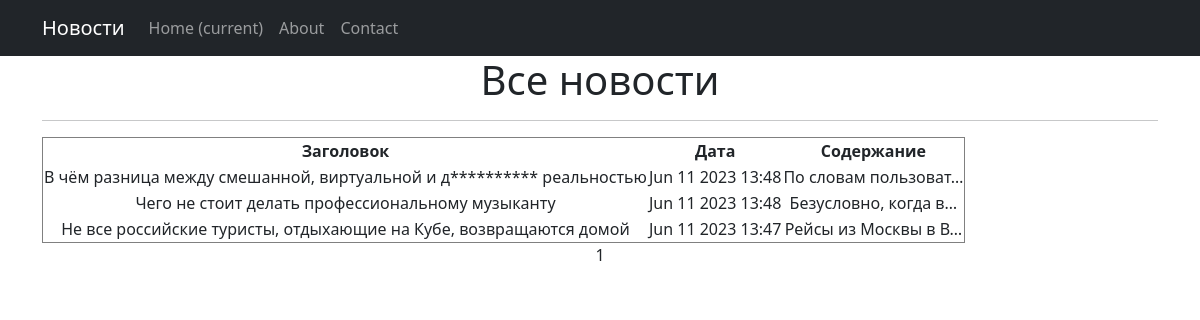
The page /news/ on the database as committed earlier.
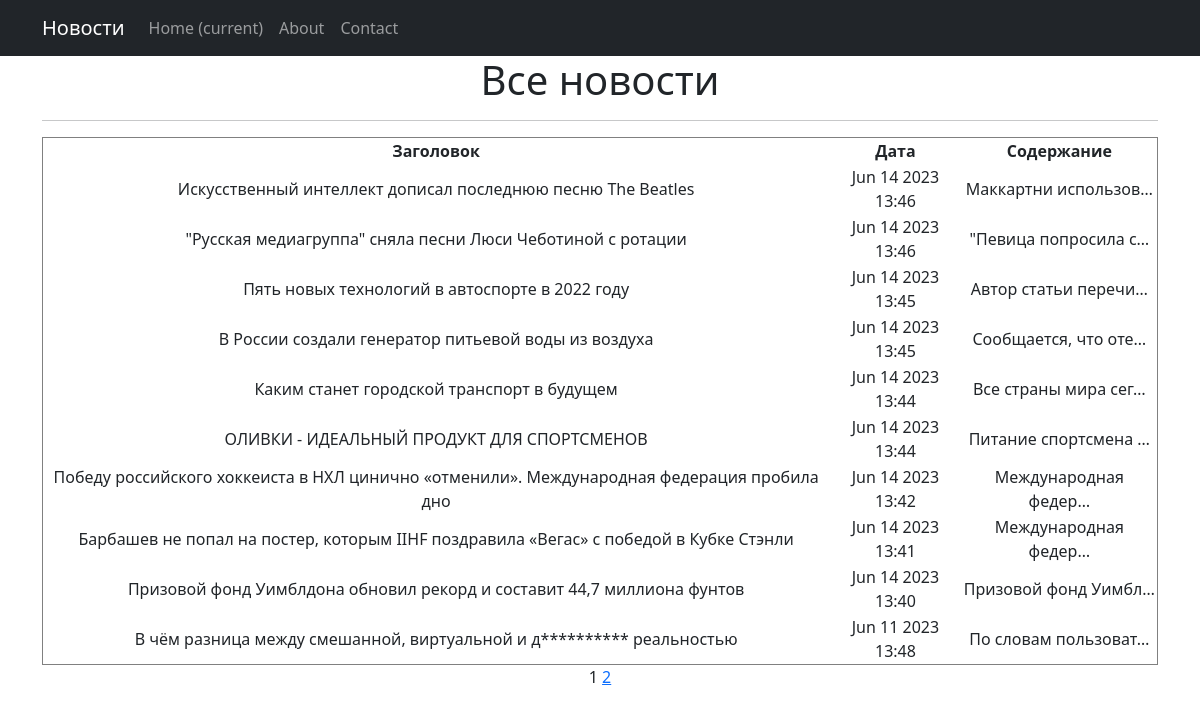
The same page on the database as committed later.
### portal/models.py (models this page shows, shortened)
class Post(models.Model):  # Сущность "статься/пост"
    news, article = 'NEWS', 'ARTICLE'  # Выбор типа ограничен
    POSITIONS = [
        (news, 'НОВОСТЬ'),
        (article, 'СТАТЬЯ')
    ]
    type = models.CharField(max_length=7, choices=POSITIONS, default=news)  # Тип объекта с выбором
    create_time = models.DateTimeField(auto_now_add=True)  # Автоматическая дата/время создания
    title = models.CharField(max_length=255)  # Заголовок поста
    content = models.TextField()  # Текст поста
    rating = models.IntegerField(default=0)  # Рейтинг поста
    category = models.ManyToManyField(Category, through='PostCategory')  # Связь категория M2M через PostCategory
    author = models.ForeignKey(Author, on_delete=models.CASCADE)  # Связь O2M с моделью автор

### portal/views.py (the view)
# urls.py: path('', PostList.as_view(), name='post_list'),
class PostList(ListView):  # Класс-представление для показа списка наших объектов
    model = Post  # Указываем модель, которая будет использоваться в представлении
    ordering = '-create_time'  # Указываем сортировку списка
    template_name = 'posts.html'  # Указываем имя шаблона, которое будет использоваться
    context_object_name = 'posts'  # Так мы будем обращаться к списку в HTML коде
    paginate_by = 10  # вот так мы можем указать количество записей на странице

### portal/templatetags/custom_filters.py (called while the page is built)
@register.filter()
def censor(value):  # Будем указывать значение в фильтре, по-умолчанию Рубли
    text_new = str(value)
    bad_words = ['подписчик', 'инвестицией', 'дополненной']
    lst = value.split()
    for word in lst:
        if word in bad_words:
            censor_word = word[0] + (len(word) - 1) * '*'
            text_new = text_new.replace(word, censor_word)
    return text_new

### portal/templatetags/custom_tags.py (called while the page is built)
@register.simple_tag(takes_context=True)  # Для работы тега требуется передать контекст
def url_replace(context, **kwargs):
    d = context['request'].GET.copy()  # Позволяет скопировать все параметры текущего запроса.
    for k, v in kwargs.items():  # Устанавливаем новые значения, которые нам передали при использовании тега.
        d[k] = v
    return d.urlencode()  # Кодируем параметры в формат, который может быть указан в строке браузера

### templates/posts.html (shortened to what this page needs)
{% extends 'default.html' %}
{% load custom_filters %}
{% load custom_tags %}
{% block content %}
    <h1>Все новости</h1>
    <hr>
    {% if posts %}
        <table border="1">
            <tr>
                <th>Заголовок</th>
                <th>Дата</th>
                <th>Содержание</th>
            </tr>
            {% for post in posts %}
            <tr>
                <td>{{ post.title|censor }}</td>
                <td>{{ post.create_time|date:'M d Y G:i' }}</td>
                <td>{{ post.content|truncatechars:20|censor }}</td>
            </tr>
            {% endfor %}
        </table>
    {% else %}
        <h2>Новостей нет!</h2>
    {% endif %}
    {{ page_obj.number }}
    {% if page_obj.has_next %}
        <a href="?{% url_replace page=page_obj.next_page_number %}">{{ page_obj.next_page_number }}</a>
    {% endif %}
{% endblock content %}

### templates/default.html (shortened to what this page needs)
<!DOCTYPE html>
<html lang="en">
    <head>
        {% load static %}
        <link href="{% static 'css/styles.css' %}" rel="stylesheet" />
    </head>
    <body>
        <nav class="navbar navbar-expand-lg navbar-dark bg-dark static-top">
            <div class="container">
                <a class="navbar-brand" href="#">Новости</a>
                <div class="collapse navbar-collapse" id="navbarResponsive">
                    <ul class="navbar-nav ml-auto">
                        <li class="nav-item active">
                            <a class="nav-link" href="#">Home
                                <span class="sr-only">(current)</span>
                            </a>
                        </li>
                        <li class="nav-item">
                            <a class="nav-link" href="/about/">About</a>
                        </li>
                        <li class="nav-item">
                            <a class="nav-link" href="/contacts/">Contact</a>
                        </li>
                    </ul>
                </div>
            </div>
        </nav>
        <div class="container">
            <div class="row">
                <div class="col-lg-12 text-center">
                {% block content %}{% endblock content %}
                </div>
            </div>
        </div>
    </body>
</html>

Rows that differ between the two databases and show on the page:
no longer on this page (row unchanged): Post: title|censor "Чего не стоит делать профессиональному музыканту", create_time "Jun 11 2023 13:48", content|censor "Безусловно, когда в…"
no longer on this page (row unchanged): Post: title|censor "Не все российские туристы, отдыхающие на Кубе, возвращаются домой", create_time "Jun 11 2023 13:47", content|censor "Рейсы из Москвы в В…"
added Post: title|censor "Искусственный интеллект дописал последнюю песню The Beatles", create_time "Jun 14 2023 13:46", content|censor "Маккартни использов…"
added Post: title|censor "\"Русская медиагруппа\" сняла песни Люси Чеботиной с ротации", create_time "Jun 14 2023 13:46", content|censor "\"Певица попросила с…"
added Post: title|censor "Пять новых технологий в автоспорте в 2022 году", create_time "Jun 14 2023 13:45", content|censor "Автор статьи перечи…"
added Post: title|censor "В России создали генератор питьевой воды из воздуха", create_time "Jun 14 2023 13:45", content|censor "Сообщается, что оте…"
added Post: title|censor "Каким станет городской транспорт в будущем", create_time "Jun 14 2023 13:44", content|censor "Все страны мира сег…"
added Post: title|censor "ОЛИВКИ - ИДЕАЛЬНЫЙ ПРОДУКТ ДЛЯ СПОРТСМЕНОВ", create_time "Jun 14 2023 13:44", content|censor "Питание спортсмена …"
added Post: title|censor "Победу российского хоккеиста в НХЛ цинично «отменили». Международная федерация пробила дно", create_time "Jun 14 2023 13:42", content|censor "Международная федер…"
added Post: title|censor "Барбашев не попал на постер, которым IIHF поздравила «Вегас» с победой в Кубке Стэнли", create_time "Jun 14 2023 13:41", content|censor "Международная федер…"
added Post: title|censor "Призовой фонд Уимблдона обновил рекорд и составит 44,7 миллиона фунтов", create_time "Jun 14 2023 13:40", content|censor "Призовой фонд Уимбл…"
Other text that changed with them:
{{ page_obj.next_page_number }}: (not shown) → "2"
